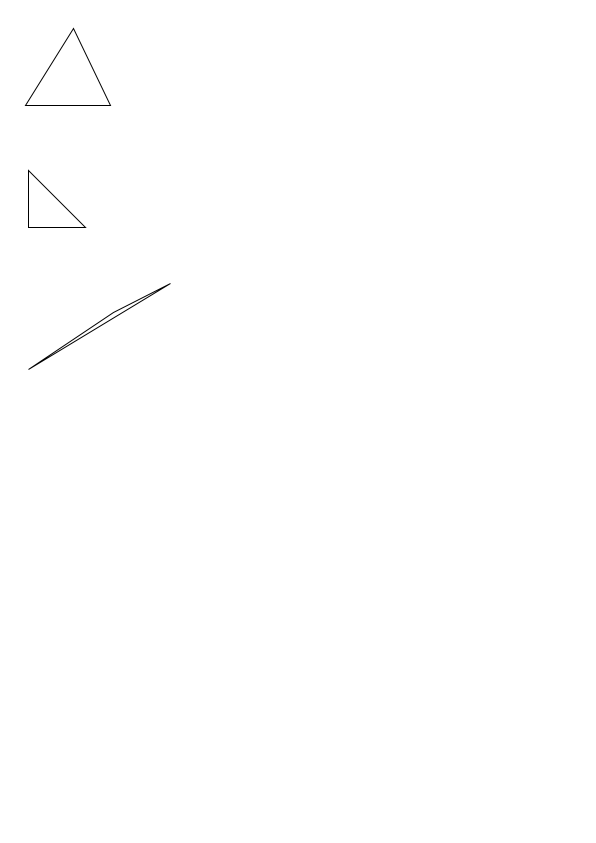
Frame 1 (no input)
Frame 60 (the mouse pressed at the canvas centre just before this capture): identical to frame 1, image omitted
Frame 120 (the mouse held since frame 60 and released just before this capture): identical to frame 1, image omitted

The Processing sketch that drew this single still picture (run headless with seeded random() and noise(); from frame 60 on, the mouse is pressed at the canvas centre):

// Processing sketch: oppgave8_oving
// ── oppgave8_oving.pde
float sfactor; // ca antall piksler per cm på et A4-ark

void lagA4()
{
  sfactor = 28.4;
  scale(sfactor,sfactor);
  strokeWeight(1/sfactor);
  background(255);
}

void setup()
{
  frameRate(30); // strengt talt ikke nødvendig med 30 fps, (siden dette ikke er en animasjon), men hvorfor ikke...
  size(596, 843);
  //println("Overflate:\t\t\t" + overflate + "\nAreal av sidekanter:\t\t" + overflate/6 + "\nLengde på sidekanter:\t" + sqrt(overflate/6));
}

void draw()
{
  lagA4();
  mittSvar();
}

void mittSvar()
{
  triangle(0.9,3.7,2.6,1,3.9,3.7);
  translate(0,5);
  triangle(1,1,1,3,3,3);
  translate(0,5);
  triangle(6,0,1,3,4,1);
}
